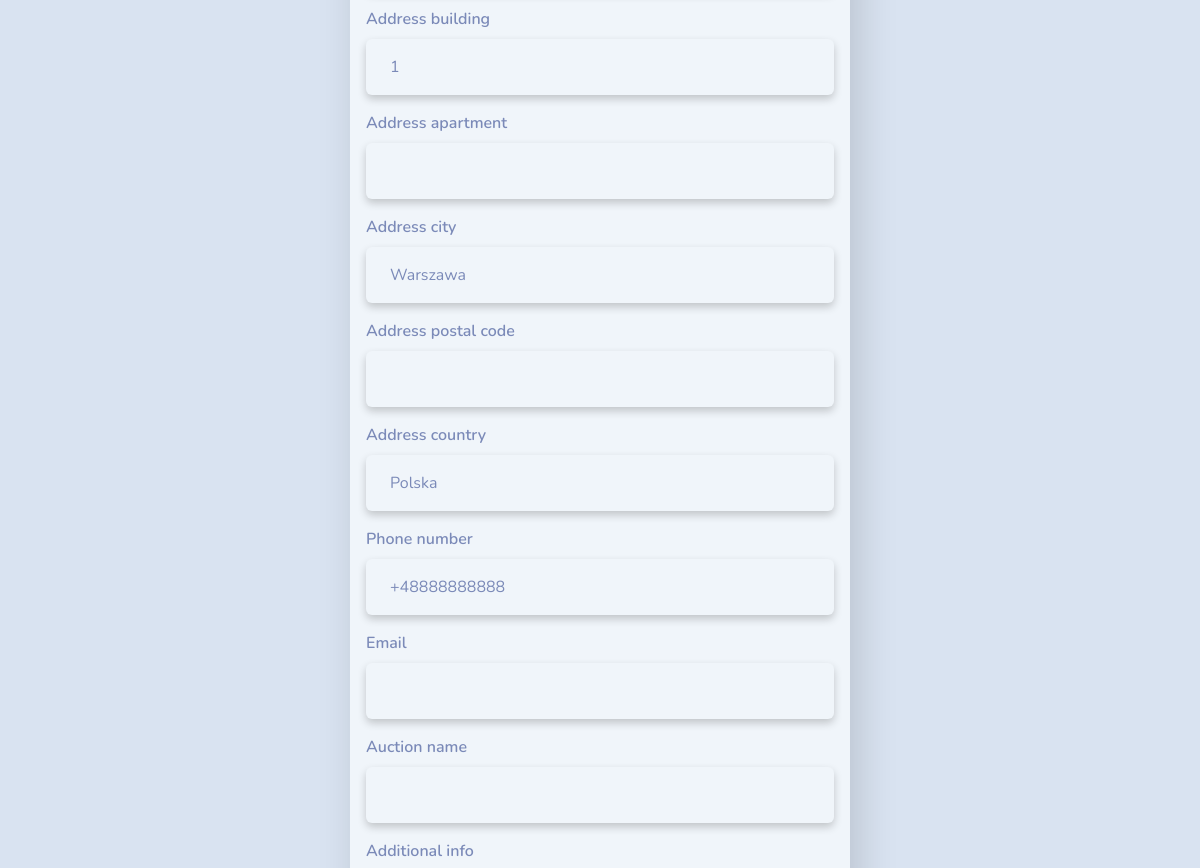
The app's page /update_record/8 (signed in, middle part), older data.
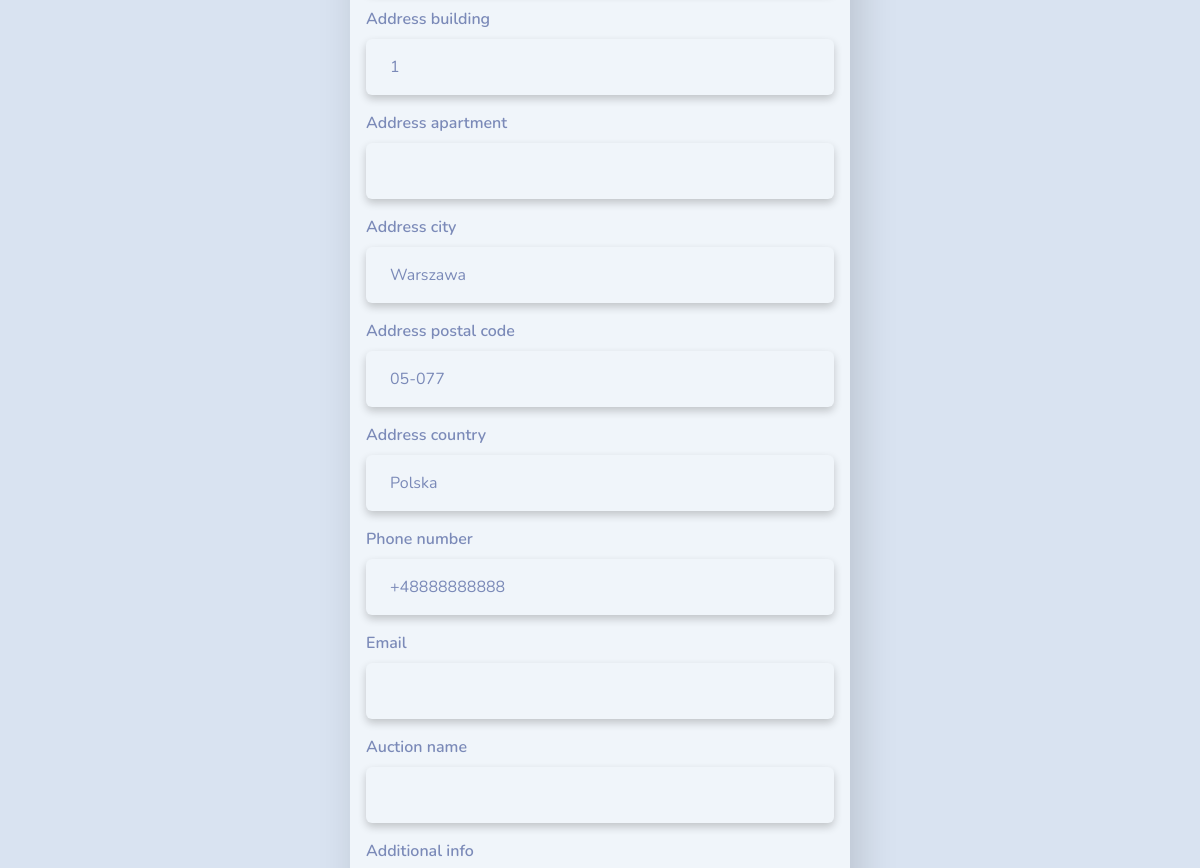
The same page, newer data.
### webapp/models.py (models this page shows, shortened)
class Record(models.Model):
    creation_date = models.DateTimeField(auto_now_add=True)
    purchase_date = models.DateField(blank=True, null=True)  # Allows blank and NULL
    product_name = models.CharField(max_length=100, blank=True)  # Allows blank
    serial_number = models.CharField(max_length=100, blank=True)  # Allows blank
    revision = models.CharField(max_length=100, blank=True)  # Allows blank
    customer_first_name = models.CharField(max_length=100, blank=True)  # Allows blank
    customer_last_name = models.CharField(max_length=100, blank=True)  # Allows blank
    address_street = models.CharField(max_length=100, blank=True)  # Allows blank
    address_building = models.CharField(max_length=100, blank=True)  # Allows blank
    address_apartment = models.CharField(max_length=100, blank=True)  # Allows blank
    address_city = models.CharField(max_length=100, blank=True)  # Allows blank
    address_postal_code = models.CharField(max_length=100, blank=True)  # Allows blank
    address_country = models.CharField(max_length=100, blank=True)  # Allows blank
    phone_number = PhoneNumberField(blank=True, null=True)  # Allows blank
    email = models.EmailField(max_length=100, blank=True)  # Allows blank
    auction_name = models.CharField(max_length=100, blank=True)  # Allows blank
    additional_info = models.TextField(max_length=1000, blank=True)  # Allows blank
    gps_latitude = models.FloatField(null=True, blank=True)  # Allows NULL and blank
    gps_longitude = models.FloatField(null=True, blank=True)  # Allows NULL and blank

### webapp/views.py (the view, shortened to what this page needs)
# urls.py: path('update_record/<int:pk>', views.update_record, name='update_record'),
@login_required(login_url='user_login')
def update_record(request, pk):
    record = Record.objects.get(id=pk)
    form = UpdateRecordForm(instance=record)
    context = {'form': form}
    return render(request, 'webapp/update_record.html', context=context)

### webapp/forms.py
class UpdateRecordForm(forms.ModelForm):
    phone_number = PhoneNumberField(widget=PhoneNumberPrefixWidget(), required=False)
    class Meta:
        model = Record
        fields = ['purchase_date', 'product_name', 'serial_number', 'revision', 'customer_first_name', 'customer_last_name',
                  'address_street', 'address_building', 'address_apartment', 'address_city', 'address_postal_code', 'address_country',
                  'phone_number', 'email', 'auction_name', 'additional_info', 'gps_latitude', 'gps_longitude']
        widgets = {
            'purchase_date': DateInput(attrs={'type': 'date'}),
        }

### webapp/templates/webapp/update_record.html (shortened to what this page needs)
{% extends 'webapp/base.html' %}
{% load crispy_forms_tags %}
{% block content %}
<body>
    <div class="container bg-light shadow-lg p-3 mb-5 rounded form-layout">
        <br>
        <form method="POST" autocomplete="off">
            {{form|crispy}}
        </form>
    </div>
</body>
{% endblock %}

Row changes from the older to the newer data that the page shows:
changed Record "Warszawa": address_postal_code (not shown) → "05-077"
